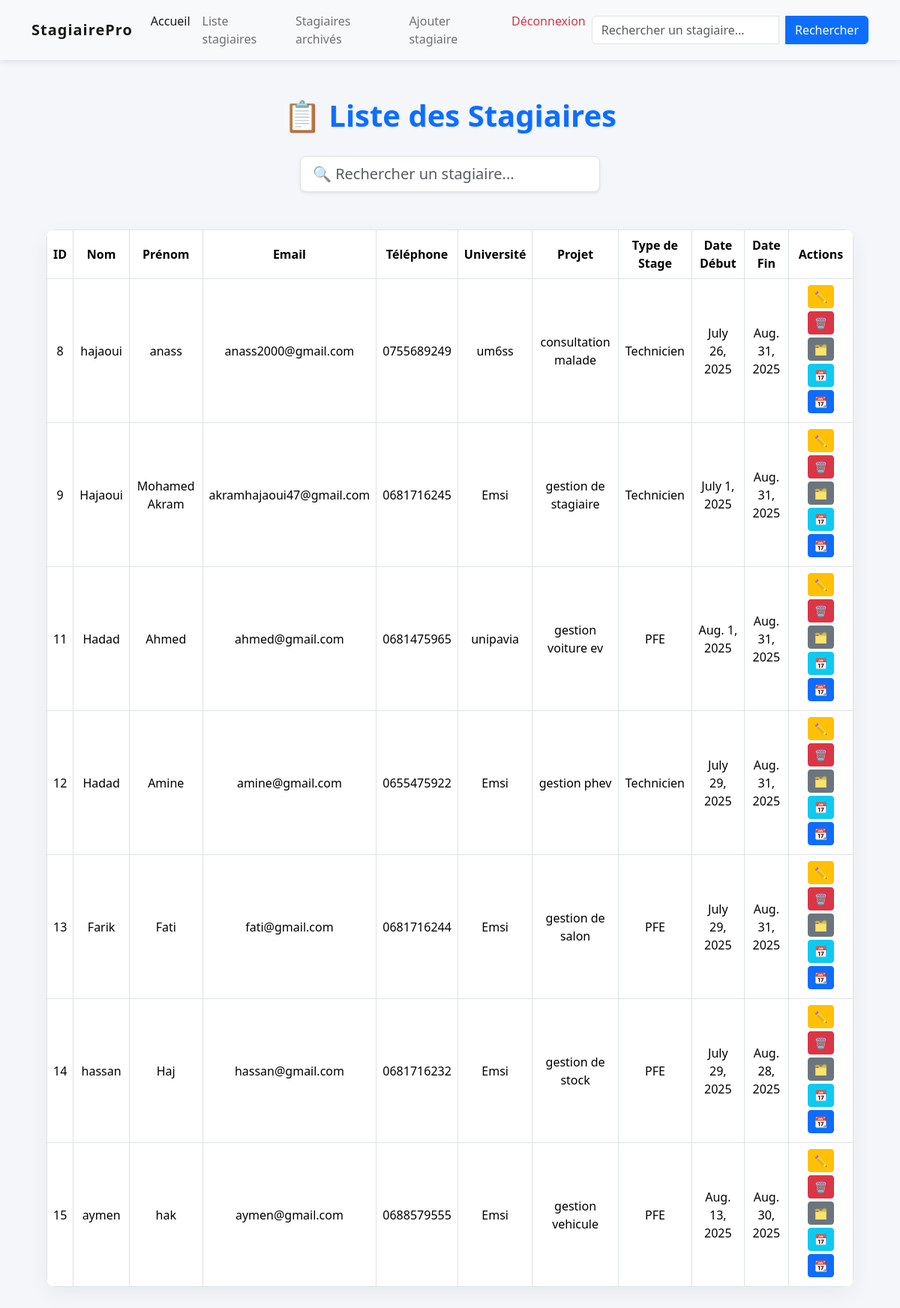
The page /stagiaire/ (signed in) on the database its author committed.
### myApp/models.py (models this page shows, shortened)
class Stagiaire(models.Model):
    nom = models.CharField(max_length=100)
    prenom = models.CharField(max_length=100)
    email = models.EmailField()
    telephone = models.CharField(max_length=20)
    universite = models.CharField(max_length=150)
    projet = models.CharField(max_length=200)
    type_stage = models.CharField(max_length=50)
    date_debut = models.DateField()
    date_fin = models.DateField()
    archive = models.BooleanField(default=False)

### myApp/views.py (the view)
# urls.py: path("stagiaire/", views.stagiaire, name="stagiaire"),
@login_required(login_url='login')
@never_cache
def stagiaire(request):
    stagiaires = Stagiaire.objects.filter(archive=False)
    return render(request, 'myApp/stagiaire.html', {'stagiaires': stagiaires})

### myApp/templates/myApp/stagiaire.html (shortened to what this page needs)
{% extends "myApp/base.html" %}
{% block content %}
<!DOCTYPE html>
<html lang="fr">
<head>
  <link href="https://cdn.jsdelivr.net/npm/bootstrap@5.3.2/dist/css/bootstrap.min.css" rel="stylesheet" />
  <link rel="stylesheet" href="https://cdnjs.cloudflare.com/ajax/libs/animate.css/4.1.1/animate.min.css"/>
</head>
<body>
  <div class="container">
    <h1 class="animate__animated animate__fadeInDown">📋 Liste des Stagiaires</h1>
    <div class="search-box text-center">
      <input type="text" id="searchInput" class="form-control form-control-lg shadow-sm" placeholder="🔍 Rechercher un stagiaire..." />
    </div>
    <div class="table-responsive table-wrapper animate__animated animate__fadeInUp">
      <table class="table table-hover table-bordered align-middle text-center" id="stagiairesTable">
        <thead>
          <tr>
            <th>ID</th>
            <th>Nom</th>
            <th>Prénom</th>
            <th>Email</th>
            <th>Téléphone</th>
            <th>Université</th>
            <th>Projet</th>
            <th>Type de Stage</th>
            <th>Date Début</th>
            <th>Date Fin</th>
            <th>Actions</th>
          </tr>
        </thead>
        <tbody>
          {% for stagiaire in stagiaires %}
          <tr>
            <td>{{ stagiaire.id }}</td>
            <td>{{ stagiaire.nom }}</td>
            <td>{{ stagiaire.prenom }}</td>
            <td>{{ stagiaire.email }}</td>
            <td>{{ stagiaire.telephone }}</td>
            <td>{{ stagiaire.universite }}</td>
            <td>{{ stagiaire.projet }}</td>
            <td>{{ stagiaire.type_stage }}</td>
            <td>{{ stagiaire.date_debut }}</td>
            <td>{{ stagiaire.date_fin }}</td>
            <td>
              <a href="{% url 'modifier_stagiaire' stagiaire.id %}" class="btn btn-warning btn-sm">✏️</a>
              <a href="{% url 'supprimer_stagiaire' stagiaire.id %}" class="btn btn-danger btn-sm" onclick="return confirm('Confirmer la suppression ?');">🗑️</a>
              <a href="{% url 'archiver_stagiaire' stagiaire.id %}" class="btn btn-secondary btn-sm">🗂️</a>
              <a href="{% url 'ajouter_reunion' stagiaire.id %}" class="btn btn-info btn-sm">📅</a>
              <a href="{% url 'consulter_reunions' stagiaire.id %}" class="btn btn-primary btn-sm">📆</a>
            </td>
          </tr>
          {% empty %}
          <tr>
            <td colspan="11">Aucun stagiaire trouvé.</td>
          </tr>
          {% endfor %}
        </tbody>
      </table>
    </div>
  </div>
</body>
</html>
{% endblock %}

### myApp/templates/myApp/base.html (shortened to what this page needs)
<!doctype html>
<html lang="fr">
  <head>
    <link
      href="https://cdn.jsdelivr.net/npm/bootstrap@5.0.2/dist/css/bootstrap.min.css"
      rel="stylesheet"
    />
  </head>
  <body>
    <nav class="navbar navbar-expand-lg navbar-light bg-light">
      <div class="container">
        <a class="navbar-brand" href="{% url 'home' %}">StagiairePro</a>
        <div class="collapse navbar-collapse" id="navbarSupportedContent">
          <ul class="navbar-nav me-auto mb-2 mb-lg-0">
            <li class="nav-item">
              <a class="nav-link active" aria-current="page" href="{% url 'home' %}"
                >Accueil</a
              >
            </li>
            <li class="nav-item">
              <a class="nav-link" href="{% url 'stagiaire' %}">Liste stagiaires</a>
            </li>
            <li class="nav-item">
              <a class="nav-link" href="{% url 'archive' %}">Stagiaires archivés</a>
            </li>
            <li class="nav-item">
              <a class="nav-link" href="{% url 'ajouter' %}">Ajouter stagiaire</a>
            </li>
            {% if user.is_authenticated %}
            <li class="nav-item">
              <a class="nav-link text-danger" href="{% url 'logout' %}">Déconnexion</a>
            </li>
            {% else %}
            <li class="nav-item">
              <a class="nav-link" href="{% url 'login' %}">Connexion</a>
            </li>
            {% endif %}
          </ul>
          <form class="d-flex" role="search" method="GET" action="{% url 'stagiaire' %}">
            <input
              class="form-control me-2"
              name="q"
              type="search"
              placeholder="Rechercher un stagiaire..."
              aria-label="Search"
            />
            <button class="btn btn-primary" type="submit">Rechercher</button>
          </form>
        </div>
      </div>
    </nav>
    {% block content %}{% endblock %}
  </body>
</html>

### myApp/templates/myApp/base.html (style rules this page uses)
:root { --bs-primary: #007bff; --bs-primary-hover: #0056b3; }
nav.navbar { position: sticky; top: 0; z-index: 1030; box-shadow: 0 2px 8px rgba(0, 0, 0, 0.1); background-color: #ffffff; transition: background-color 0.3s ease; }
.navbar-brand { font-weight: 700; font-size: 1.5rem; color: var(--bs-primary); letter-spacing: 1px; }
.nav-link { font-weight: 500; color: #555; transition: color 0.3s ease; }
.nav-link:hover, .nav-link.active { color: var(--bs-primary); }
form.d-flex input.form-control { border-top-right-radius: 0; border-bottom-right-radius: 0; transition: box-shadow 0.3s ease; }
form.d-flex button.btn { border-top-left-radius: 0; border-bottom-left-radius: 0; }

### myApp/templates/myApp/stagiaire.html (style rules this page uses)
body { background: #f4f6f9; font-family: 'Segoe UI', Tahoma, Geneva, Verdana, sans-serif; }
h1 { text-align: center; font-weight: bold; margin: 50px 0 30px; color: #0d6efd; text-shadow: 1px 1px 2px rgba(0,0,0,0.1); }
.search-box { max-width: 400px; margin: 0 auto 30px; }
.table { background: #fff; border-radius: 12px; overflow: hidden; box-shadow: 0 10px 30px rgba(0,0,0,0.05); }
th { background-color: #0d6efd; color: white; font-weight: bold; }
td, th { vertical-align: middle !important; }
.btn-sm { margin-bottom: 4px; }
.table-wrapper { padding: 20px; border-radius: 12px; }

### rows shown on the page
Stagiaire: id "8", nom "hajaoui", prenom "anass", email "anass2000@gmail.com", telephone "0755689249", universite "um6ss", projet "consultation malade", type_stage "Technicien", date_debut "July 26, 2025", date_fin "Aug. 31, 2025"
Stagiaire: id "9", nom "Hajaoui", prenom "Mohamed Akram", email "akramhajaoui47@gmail.com", telephone "0681716245", universite "Emsi", projet "gestion de stagiaire", type_stage "Technicien", date_debut "July 1, 2025", date_fin "Aug. 31, 2025"
Stagiaire: id "11", nom "Hadad", prenom "Ahmed", email "ahmed@gmail.com", telephone "0681475965", universite "unipavia", projet "gestion voiture ev", type_stage "PFE", date_debut "Aug. 1, 2025", date_fin "Aug. 31, 2025"
Stagiaire: id "12", nom "Hadad", prenom "Amine", email "amine@gmail.com", telephone "0655475922", universite "Emsi", projet "gestion phev", type_stage "Technicien", date_debut "July 29, 2025", date_fin "Aug. 31, 2025"
Stagiaire: id "13", nom "Farik", prenom "Fati", email "fati@gmail.com", telephone "0681716244", universite "Emsi", projet "gestion de salon", type_stage "PFE", date_debut "July 29, 2025", date_fin "Aug. 31, 2025"
Stagiaire: id "14", nom "hassan", prenom "Haj", email "hassan@gmail.com", telephone "0681716232", universite "Emsi", projet "gestion de stock", type_stage "PFE", date_debut "July 29, 2025", date_fin "Aug. 28, 2025"
Stagiaire: id "15", nom "aymen", prenom "hak", email "aymen@gmail.com", telephone "0688579555", universite "Emsi", projet "gestion vehicule", type_stage "PFE", date_debut "Aug. 13, 2025", date_fin "Aug. 30, 2025"
